Frame 1 (no input): blank canvas, image omitted
Frame 60 (the mouse pressed at the canvas centre just before this capture): blank canvas, image omitted
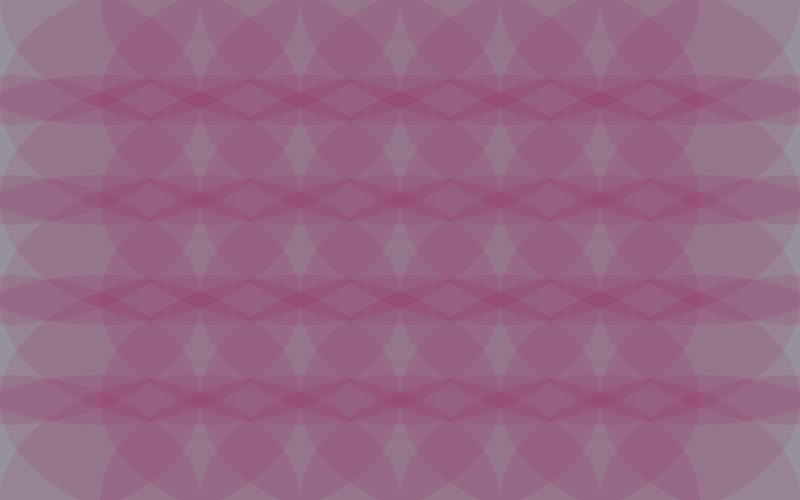
Frame 120 (the mouse held since frame 60 and released just before this capture)

The Processing sketch whose frames 1 and 60 were blank and that drew this single picture after the mouse press (run headless with seeded random() and noise(); from frame 60 on, the mouse is pressed at the canvas centre):

// Processing sketch: processing_16402
// ── processing_16402.pde

void setup (){
size(800,500);
smooth();


}

void draw (){
noStroke();
background(150,220,200);
for(int y=0; y<=height; y=y+100){
for(int x=0; x<=width; x=x+100){

fill(150,0,75,25);
ellipse(x,y,mouseX,mouseY);

}}}
